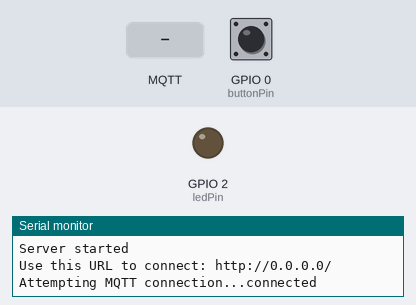
This sketch was run on a simulated ESP8266 (NodeMCU). Parts: output pins drawn as LEDs (lit = HIGH), the last lines printed to the serial monitor. The test bench sets the inputs (shaded band); at power-on: GPIO 0 (buttonPin) HIGH. WiFi joins after 1.5 s; servers stay silent unless stated; no MQTT or app messages arrive unless stated.

Above: at 1.2 s.
1.3 s: MQTT message "0" arrives on the first subscribed topic
At 2.5 s:
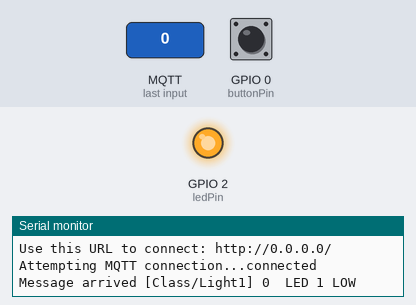
2.8 s: MQTT message "1" arrives on the first subscribed topic
At 4.0 s:
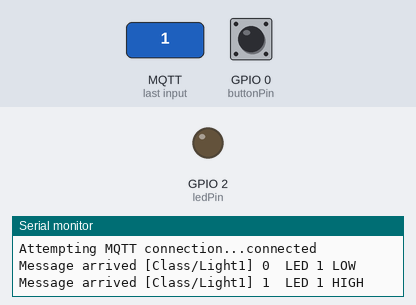
4.3 s: GPIO 0 (buttonPin) pulled LOW for 0.15 s
At 5.3 s:
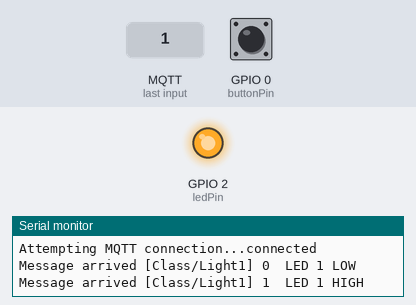
5.9 s: GPIO 0 (buttonPin) pulled LOW for 1 s
At 7.2 s:
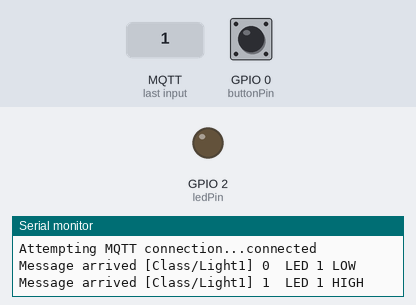
Timing chart, 0 to 8.9 s (numbered marks = the images above; inputs shaded):
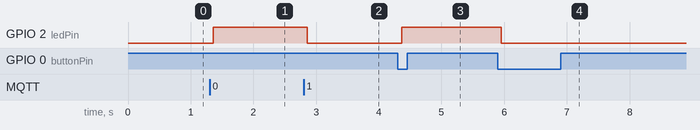

Measured:
- after the input at 1.3 s, GPIO 2 (ledPin): LOW → HIGH after 0.06 s
- after the input at 2.8 s, GPIO 2 (ledPin): HIGH → LOW after 0.06 s
- after the input at 4.3 s, GPIO 2 (ledPin): LOW → HIGH after 0.06 s
- after the input at 5.9 s, GPIO 2 (ledPin): HIGH → LOW after 0.05 s

The sketch:

MQTT_interactive_button.ino
```cpp
#include <ESP8266WiFi.h>
#include <PubSubClient.h>

const int buttonPin = 0;     // onboard  flash button
const int ledPin = 2;      // onboard LED pin
char ssid[]="NIELIT-SUPER_IoT" ,*pwd = "NIELIT@30" ;
int buttonState = 0;         // variable for reading the pushbutton status
WiFiClient espClient;
PubSubClient client(espClient);

void callback(char* topic, byte* payload, unsigned int length);
void reconnect();
void connect_wifi(){
  Serial.print("Connecting to ");

  WiFi.begin(ssid, pwd);
  if (WiFi.status() != WL_CONNECTED) {
    Serial.print(".");
  }
  WiFiServer server(80);

  Serial.println("WiFi connected");

  // Start the server
  server.begin();
  Serial.println("Server started");

  // Print the IP address
  Serial.print("Use this URL to connect: ");
  Serial.print("http://");
  Serial.print(WiFi.localIP());
  Serial.println("/");
}

void setup() {
  Serial.begin(115200);
  Serial.println("welcome MQTT Node Ex");
  pinMode(ledPin, OUTPUT);
  pinMode(buttonPin, INPUT);
  connect_wifi();     // connect to wifi hotspot
  client.setServer("broker.mqtt-dashboard.com", 1883);  // connect to MQTT Server/broker
  client.setCallback(callback);
  reconnect();
}
void reconnect() {
  // Loop until we're reconnected
  while  (!client.connected()) {
    Serial.print("Attempting MQTT connection...");
    // Attempt to connect
    if (client.connect("ST441NODE")) {
      Serial.println("connected");
       client.subscribe("Class/Light1");
    } else {
      Serial.print("failed, rc=");
      Serial.print(client.state());
      Serial.println(" try again in 5 seconds");
      delay(1000);
    }
  }
}
void callback(char* topic, byte* payload, unsigned int length){
  Serial.println();
  Serial.print("Message arrived [");
  Serial.print(topic);
  Serial.print("] ");
  for (int i = 0; i < length; i++) {
    Serial.print((char)payload[i]);
  }
  Serial.print ( "  " );

  if ((char)payload[0] == '1') {
    digitalWrite(ledPin, LOW);
    //client.publish("Class/Light1", "0");
    Serial.print("LED 1 HIGH");
  }
  if ((char)payload[0] == '0') {
    digitalWrite(ledPin, HIGH);
    //client.publish("Class/Light1", "1");
    Serial.print("LED 1 LOW");
  }
}
void loop() {

  if ( digitalRead(buttonPin) ==LOW) {
      if (buttonState ==1){
         buttonState =0;
         client.publish("Class/Light1", "0");
         digitalWrite(ledPin, LOW);
      }
      else{
        buttonState =1;
         client.publish("Class/Light1", "1");
         digitalWrite(ledPin, HIGH);
      }
      while(digitalRead(buttonPin) ==LOW ) ;
  }

   if (!client.connected()) {
    reconnect();
  }
  client.loop();
  delay(100);
}
```
